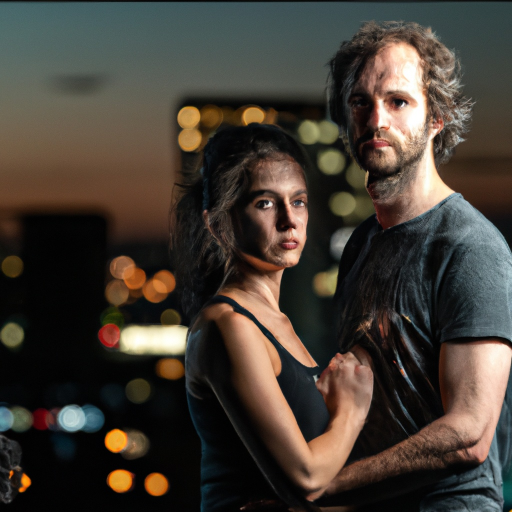
#> input picture _export_photopainter_jpg/062be376-85a9-4c0c-b176-43ed1da19620_chatgpt_1.jpg, 1024 x 1024 px (shown at 1/2 size)
$ python -i find_exact_recipe.py   (imports and definitions only)
#> lines starting #> are read from the running program, lines starting #| are printed output that depends on the picture
#!/usr/bin/env python3
"""
find_exact_recipe.py - find the exact recipe that reproduces Waveshare's
`convert`, by brute force against real converted files.

Give it the images that were converted and the BMPs the official tool produced
from them; it builds each image with every plausible combination of

    geometry step  (how the photo becomes an 800x480 RGB frame)
      x
    quantisation step  (how those pixels become the 7 device colours)

and compares the result with the official BMP, pixel by pixel and byte by byte.
The recipe that comes out at 0.0000% is the one to implement.

    tools/find_exact_recipe.py -i foto -b bmporiginali
    tools/find_exact_recipe.py -i foto -b bmporiginali -n 30

  -i  folder with the images that were fed to `convert`
  -b  folder with the BMPs `convert` produced from them
  -n  how many pairs to test (default 12; a perfect recipe is then confirmed
      on all of them)

Needs Pillow (the same one your converter uses). numpy is used if present.
Paste the whole output back: it contains everything needed to write the
converter - which recipe wins, by how much the others lose, and the exact
versions involved.
"""

import argparse
import hashlib
import io
import os
import platform
import sys

try:
    from PIL import Image, ImageOps, features
    import PIL
except ImportError:
    sys.exit("Pillow is required: pip install 'pillow==10.0.0'")

try:
    import numpy as np
except ImportError:
    np = None

DEVICE_PALETTE = (0, 0, 0, 255, 255, 255, 0, 255, 0, 0, 0, 255,
                  255, 0, 0, 255, 255, 0, 255, 128, 0)
IMAGE_EXT = (".jpg", ".jpeg", ".png", ".bmp", ".tif", ".tiff", ".webp")
STRIP = ("_scale_output", "_cut_output", "_output", "_pp")


# ----------------------------------------------------------------- BMP reader
# [62 lines left out: functions read_bmp, pixel_report, not called in this run]


# ------------------------------------------------------------ geometry stages
class _Variants(dict):
    """A dict that ignores anything but the variant asked for, if one is."""

    def __init__(self, only=None):
        super().__init__()
        self.only = only

    def __setitem__(self, key, value):
        if self.only is None or key == self.only:
            super().__setitem__(key, value)

# [55 lines left out: functions _paste_scaled, _cut, geometry_variants, not called in this run]


# -------------------------------------------------------- quantisation stages
def _pal_image(entries):
    pal = Image.new("P", (1, 1))
    pal.putpalette(entries)
    return pal


PAL256 = _pal_image(DEVICE_PALETTE + (0, 0, 0) * 249)   # what the official tool builds
PAL7 = _pal_image(DEVICE_PALETTE)                       # the "obvious" 7-entry palette


def quantise_variants(frame, only=None):
    """name -> final RGB image, for every plausible way of reaching 7 colours."""
    out = _Variants(only)
    FS = Image.Dither.FLOYDSTEINBERG
    NONE = Image.Dither.NONE
    out["quantize FS, 256-entry palette (official)"] = frame.quantize(dither=FS, palette=PAL256).convert("RGB")
    out["quantize FS, 7-entry palette"] = frame.quantize(dither=FS, palette=PAL7).convert("RGB")
    out["quantize NONE, 256-entry palette"] = frame.quantize(dither=NONE, palette=PAL256).convert("RGB")
    out["quantize NONE, 7-entry palette"] = frame.quantize(dither=NONE, palette=PAL7).convert("RGB")
    try:  # the low-level call quantize() itself makes - proves they are the same path
        low = frame._new(frame.im.convert("P", FS, PAL256.im)).convert("RGB")
        out["im.convert('P', FS, palette) low level"] = low
    except Exception:
        pass
    try:
        out["convert('P', ADAPTIVE, colors=7)"] = frame.convert(
            "P", dither=FS, palette=Image.Palette.ADAPTIVE, colors=7).convert("RGB")
    except Exception:
        pass
    return out


# --------------------------------------------------------------------- pairing
# [243 lines left out: functions key_of, index_folder, diff_stats, bmp_bytes, main, recipe_code, not called in this run]


# [2 lines not run here, left out]

>>> from PIL import Image
>>> picture = Image.open('../_export_photopainter_jpg/062be376-85a9-4c0c-b176-43ed1da19620_chatgpt_1.jpg')
#> picture is the input picture: PIL image 1024x1024 RGB; mean R, G, B 68.3, 61, 52.7
>>> result = quantise_variants(picture)
#> in quantise_variants, `low = frame._new(frame.im.convert("P", FS, PAL256.im)).convert("RGB")`:
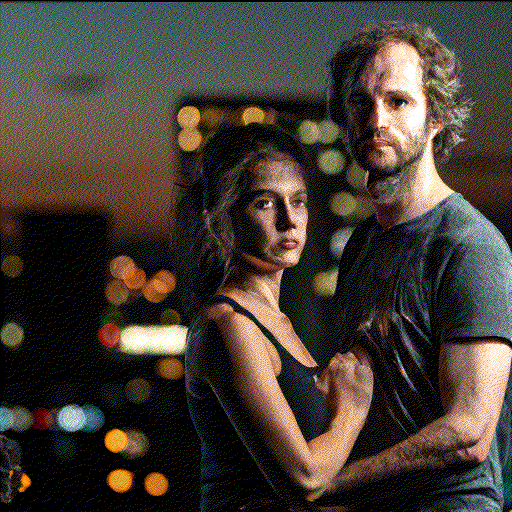
#> low: PIL image 1024x1024 RGB (shown at 1/2 size); mean R, G, B 68.4, 60.7, 52.3
#> result = 6 items
